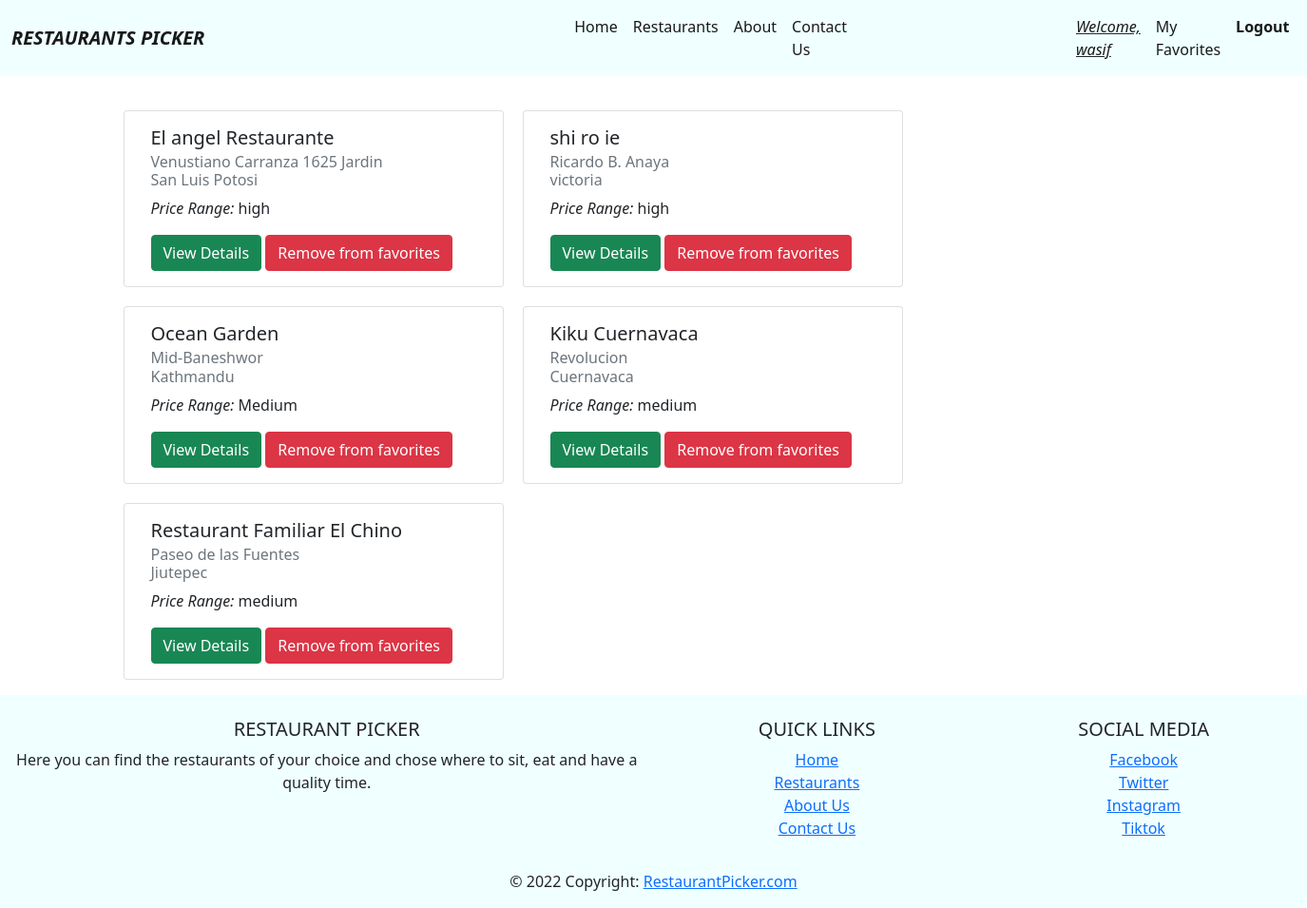
Screenshot of /user_favorites (signed in) with the database file from the repository.
### restaurantApp/models.py (models this page shows, shortened)
class Restaurant(models.Model):
    name = models.CharField(max_length=100)
    address = models.CharField(max_length=100)
    city = models.CharField(max_length=50)
    alcohol = models.CharField(max_length=50,blank=True, null=True)
    smoking_area = models.CharField(max_length=50,blank=True, null=True)
    dresscode = models.CharField(max_length=50,blank=True, null=True)
    accessibility = models.CharField(max_length=50,blank=True, null=True)
    price = models.CharField(max_length=10)
    ambience = models.CharField(max_length=50,blank=True, null=True)
    area = models.CharField(max_length=50,blank=True, null=True)
    other_services = models.TextField(max_length=100,blank=True, null=True)
    favorite = models.ManyToManyField(User, related_name='favorite')

### restaurantApp/views.py (the view)
# urls.py: path('user_favorites', views.get_user_favorites),
def get_user_favorites(request):
    restaurants = request.user.favorite.all()
    return render(request, 'user_favorite.html', {'restaurants': restaurants})

### template/user_favorite.html
{% extends 'base.html' %}
{% block content %}
<div class="container-fluid my-3 ">
    <div class="row">
    {% for restaurant in restaurants %}
            <div class="card favorites" style="width: 25rem; flex-direction: row!important;" >
                <div class="card-body">
                  <h5 class="card-title">{{restaurant.name}}</h5>
                  <h6 class="card-subtitle mb-2 text-muted">{{restaurant.address}}<br>{{restaurant.city}}</h6>
                  <p class="card-text"><i>Price Range:</i> {{restaurant.price}}</p>
                  <a href="restaurant/{{restaurant.id}}" class="btn btn-success">View Details</a>
                  <a href="/remove_from_favorites/{{restaurant.id}}" class="btn btn-danger">Remove from favorites</a>
                </div>
              </div>
    {% endfor %}
</div>
</div>
{% endblock %}

### template/base.html (shortened to what this page needs)
{% load static %}
<!DOCTYPE html>
<html lang="en">
<head>
    <link rel="stylesheet" href="{% static 'css/style.css' %}" >
    <link rel="stylesheet" href="{% static 'css/bootstrap.min.css' %}" >
</head>
<body>
    <nav class="navbar navbar-expand-lg navbar-light">
        <div class="container-fluid">
          <strong><i><a class="navbar-brand" href="/index">RESTAURANTS PICKER</a></i></strong>
          <div class="collapse navbar-collapse" id="navbarNav">
            <ul class="navbar-nav">
              <li class="nav-item">
                <a class="nav-link active" aria-current="page" href="/index">Home</a>
              </li>
              <li class="nav-item">
                <a class="nav-link active" href="/restaurants/page/1">Restaurants</a>
              </li>
              <li class="nav-item">
                <a class="nav-link active" href="#">About</a>
              </li>
              <li class="nav-item">
                <a class="nav-link active" href="#">Contact Us</a>
              </li>
              {% if request.user.is_authenticated %}
              <li class="nav-item" style="margin-left: 225px;">
                <i><u> <a class="nav-link active">Welcome, {{ request.user.username }}</a></u></i>
               </li>
              <li class="nav-item">
               <a href="/user_favorites" class="nav-link active">My Favorites</a>
              </li>
              <li class="nav-item">
                <strong> <a class="nav-link active" href="/signout">Logout</a></strong>
               </li>
              {% endif %}
            </ul>
          </div>
        </div>
      </nav>
    <div class="container">
        {% block content %}
        {% endblock %}
    </div>
<footer class="page-footer font-small blue pt-4">
  <div class="container-fluid text-center text-md-left">
    <div class="row">
      <div class="col-md-6 mt-md-0 mt-3">
        <h5 class="text-uppercase">Restaurant Picker</h5>
        <p>Here you can find the restaurants of your choice and chose where to sit, eat and have a quality time.</p>
      </div>
      <div class="col-md-3 mb-md-0 mb-3">
        <h5 class="text-uppercase">Quick Links</h5>
        <ul class="list-unstyled">
          <li>
            <a href="/index">Home</a>
          </li>
          <li>
            <a href="/restaurants/page/1">Restaurants</a>
          </li>
          <li>
            <a href="#!">About Us</a>
          </li>
          <li>
            <a href="#!">Contact Us</a>
          </li>
        </ul>
      </div>
      <div class="col-md-3 mb-md-0 mb-3 social">
        <h5 class="text-uppercase">Social Media</h5>
        <ul class="list-unstyled" >
          <li>
            <a href="#!">Facebook</a>
          </li>
          <li>
            <a href="#!">Twitter</a>
          </li>
          <li>
            <a href="#!">Instagram</a>
          </li>
          <li>
            <a href="#!">Tiktok</a>
          </li>
        </ul>
      </div>
    </div>
  </div>
  <div class="footer-copyright text-center py-3">© 2022 Copyright:
    <a href="/"> RestaurantPicker.com</a>
  </div>
</footer>
</body>
</html>

### static/css/style.css (style rules this page uses)
#navbarNav { margin-left: 365px; }
.navbar { background-color: azure; }
footer { background-color: azure; margin: 0px !important; }
.favorites { margin: 20px 20px 0 0 !important; }

### rows the page displays
Restaurant: name "El angel Restaurante", address "Venustiano Carranza 1625 Jardin", city "San Luis Potosi", price "high"
Restaurant: name "shi ro ie", address "Ricardo B. Anaya", city "victoria", price "high"
Restaurant: name "Ocean Garden", address "Mid-Baneshwor", city "Kathmandu", price "Medium"
Restaurant: name "Kiku Cuernavaca", address "Revolucion", city "Cuernavaca", price "medium"
Restaurant: name "Restaurant Familiar El Chino", address "Paseo de las Fuentes", city "Jiutepec", price "medium"

### other values shown
{{ request.user.username }} "wasif"
